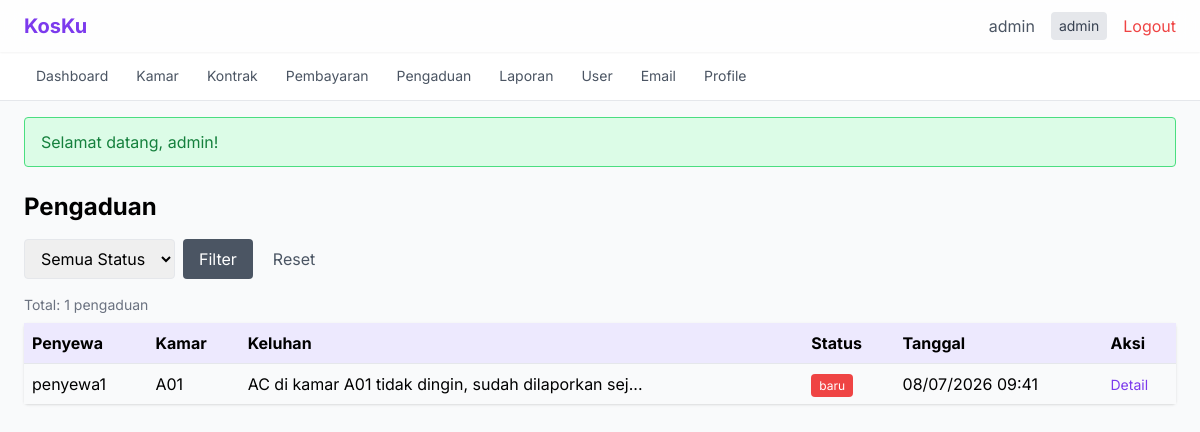
The page /pengaduan/index (signed in) on the database its author committed.
### tables this page shows
CREATE TABLE pengaduan (
    id INT AUTO_INCREMENT PRIMARY KEY,
    penyewa_id INT NOT NULL,
    kamar_id INT,
    keluhan TEXT NOT NULL,
    foto VARCHAR(255),
    status ENUM('baru', 'diproses', 'selesai') NOT NULL DEFAULT 'baru',
    respon TEXT,
    created_at TIMESTAMP DEFAULT CURRENT_TIMESTAMP,
    FOREIGN KEY (penyewa_id) REFERENCES users(id) ON DELETE CASCADE,
    FOREIGN KEY (kamar_id) REFERENCES kamar(id) ON DELETE SET NULL
);

CREATE TABLE users (
    id INT AUTO_INCREMENT PRIMARY KEY,
    username VARCHAR(50) NOT NULL UNIQUE,
    email VARCHAR(100) NOT NULL UNIQUE,
    password VARCHAR(255) NOT NULL,
    role ENUM('admin', 'pemilik', 'penyewa') NOT NULL DEFAULT 'penyewa',
    no_telepon VARCHAR(20),
    alamat TEXT,
    created_at TIMESTAMP DEFAULT CURRENT_TIMESTAMP
);

CREATE TABLE kamar (
    id INT AUTO_INCREMENT PRIMARY KEY,
    nomor_kamar VARCHAR(10) NOT NULL UNIQUE,
    tipe VARCHAR(50),
    harga DECIMAL(12,2) NOT NULL,
    kapasitas INT DEFAULT 1,
    fasilitas TEXT,
    status ENUM('tersedia', 'terisi', 'maintenance') NOT NULL DEFAULT 'tersedia',
    foto VARCHAR(255),
    created_at TIMESTAMP DEFAULT CURRENT_TIMESTAMP
);

### src/Controllers/PengaduanController.php (called while the page is built, shortened)
<?php
class PengaduanController
{
    private Pengaduan $pengaduan;
    public function __construct()
    {
        $this->pengaduan = new Pengaduan();
    }
    public function index(): void
    {
        $filter = '';
        $params = [];
        $data = $this->pengaduan->getAll($filter, $params);
        require_once __DIR__ . '/../../views/pengaduan/index.php';
    }
}

### public/index.php (called while the page is built, shortened)
<?php
$requestUri = $_SERVER['REQUEST_URI'] ?? '/';
$requestUri = parse_url($requestUri, PHP_URL_PATH);
$requestUri = ltrim($requestUri, '/');
$url = !empty($requestUri) ? $requestUri : ($_GET['url'] ?? '');
$url = rtrim($url, '/');
$url = filter_var($url, FILTER_SANITIZE_URL);
$url = explode('/', $url);
$controllerName = !empty($url[0]) ? ucfirst($url[0]) . 'Controller' : 'AuthController';
$defaultMethod = $controllerName === 'AuthController' ? 'login' : 'index';
$methodName = $url[1] ?? $defaultMethod;
$params = array_slice($url, 2);
$controller = new $controllerClass();
call_user_func_array([$controller, $methodName], $params);

### src/Models/Pengaduan.php (called while the page is built, shortened)
<?php
class Pengaduan
{
    private PDO $db;
    public function __construct()
    {
        $this->db = Database::getConnection();
    }
    public function getAll(string $filter = '', array $params = []): array
    {
        $sql = "SELECT a.*, u.username as nama_penyewa, km.nomor_kamar
                FROM pengaduan a
                JOIN users u ON a.penyewa_id = u.id
                LEFT JOIN kamar km ON a.kamar_id = km.id
                WHERE 1=1 $filter
                ORDER BY a.created_at DESC";
        $stmt = $this->db->prepare($sql);
        $stmt->execute($params);
        return $stmt->fetchAll();
    }
}

### config/database.php (called while the page is built, shortened)
<?php
class Database
{
    private static ?PDO $instance = null;
    private static string $host = 'localhost';
    private static string $dbname = 'kos_management';
    private static string $user = 'root';
    private static string $pass = '';
    private static string $charset = 'utf8mb4';
    public static function getConnection(): PDO
    {
        if (self::$instance === null) {
            try {
                $dsn = "mysql:host=" . self::$host . ";dbname=" . self::$dbname . ";charset=" . self::$charset;
                self::$instance = new PDO($dsn, self::$user, self::$pass, [
                    PDO::ATTR_ERRMODE => PDO::ERRMODE_EXCEPTION,
                    PDO::ATTR_DEFAULT_FETCH_MODE => PDO::FETCH_ASSOC,
                    PDO::ATTR_EMULATE_PREPARES => false,
                ]);
            } catch (PDOException $e) {
                error_log("Database connection failed: " . $e->getMessage());
                http_response_code(500);
                require_once __DIR__ . '/../views/errors/500.php';
                exit;
            }
        }
        return self::$instance;
    }
}

### src/Helpers/Security.php (called while the page is built, shortened)
<?php
class Security
{
    public static function escapeHtml(string $data): string
    {
        return htmlspecialchars($data, ENT_QUOTES | ENT_HTML5, 'UTF-8');
    }
}

### views/pengaduan/index.php (the view, shortened to what this page needs)
<?php
require_once __DIR__ . '/../../src/Helpers/Security.php';
require_once __DIR__ . '/../layouts/header.php'; ?>
<div class="max-w-7xl mx-auto">
    <div class="flex justify-between items-center mb-4">
        <h1 class="text-2xl font-bold">Pengaduan</h1>
    </div>
    <form method="GET" class="mb-4 flex gap-2">
        <select name="status" class="border rounded px-3 py-2">
            <option value="">Semua Status</option>
        </select>
        <button type="submit" class="bg-gray-600 text-white px-4 py-2 rounded">Filter</button>
        <a href="/pengaduan/index" class="text-gray-600 px-3 py-2">Reset</a>
    </form>
    <?php if (count($data) > 0): ?>
    <p class="text-sm text-gray-500 mb-2">Total: <?= count($data) ?> pengaduan</p>
    <table class="w-full bg-white rounded shadow">
        <thead>
            <tr class="bg-violet-100">
                <th class="p-2 text-left">Penyewa</th>
                <th class="p-2 text-left">Kamar</th>
                <th class="p-2 text-left">Keluhan</th>
                <th class="p-2 text-left">Status</th>
                <th class="p-2 text-left">Tanggal</th>
                <th class="p-2 text-left">Aksi</th>
            </tr>
        </thead>
        <tbody>
            <?php foreach ($data as $i => $row): ?>
            <tr class="border-t <?= $i % 2 == 0 ? 'bg-gray-50' : '' ?>">
                <td class="p-2"><?= Security::escapeHtml($row['nama_penyewa']) ?></td>
                <td class="p-2"><?= Security::escapeHtml($row['nomor_kamar'] ?? '-') ?></td>
                <td class="p-2"><?= Security::escapeHtml(mb_substr($row['keluhan'], 0, 50)) ?>...</td>
                <td class="p-2">
                    <span class="px-2 py-1 rounded text-white text-xs
                        <?= $row['status'] == 'baru' ? 'bg-red-500' : ($row['status'] == 'diproses' ? 'bg-yellow-500' : 'bg-green-500') ?>">
                        <?= Security::escapeHtml($row['status']) ?>
                    </span>
                </td>
                <td class="p-2"><?= Security::escapeHtml(date('d/m/Y H:i', strtotime($row['created_at']))) ?></td>
                <td class="p-2">
                    <a href="/pengaduan/detail/<?= $row['id'] ?>" class="text-violet-600 text-sm">Detail</a>
                </td>
            </tr>
            <?php endforeach; ?>
        </tbody>
    </table>
    <?php else: ?>
    <div class="bg-white rounded shadow p-6 text-center text-gray-500">
        Belum ada pengaduan.
    </div>
    <?php endif; ?>
</div>
<?php require_once __DIR__ . '/../layouts/footer.php'; ?>

### views/layouts/header.php (style rules this page uses)
body { font-family: 'Inter', sans-serif; }

### rows shown on the page
pengaduan: penyewa.username "penyewa1", kamar.nomor_kamar "A01", keluhan "AC di kamar A01 tidak dingin, sudah dilaporkan sej", status "baru", created_at "08/07/2026 09:41"

### other values the page prints
count($data) "1"
